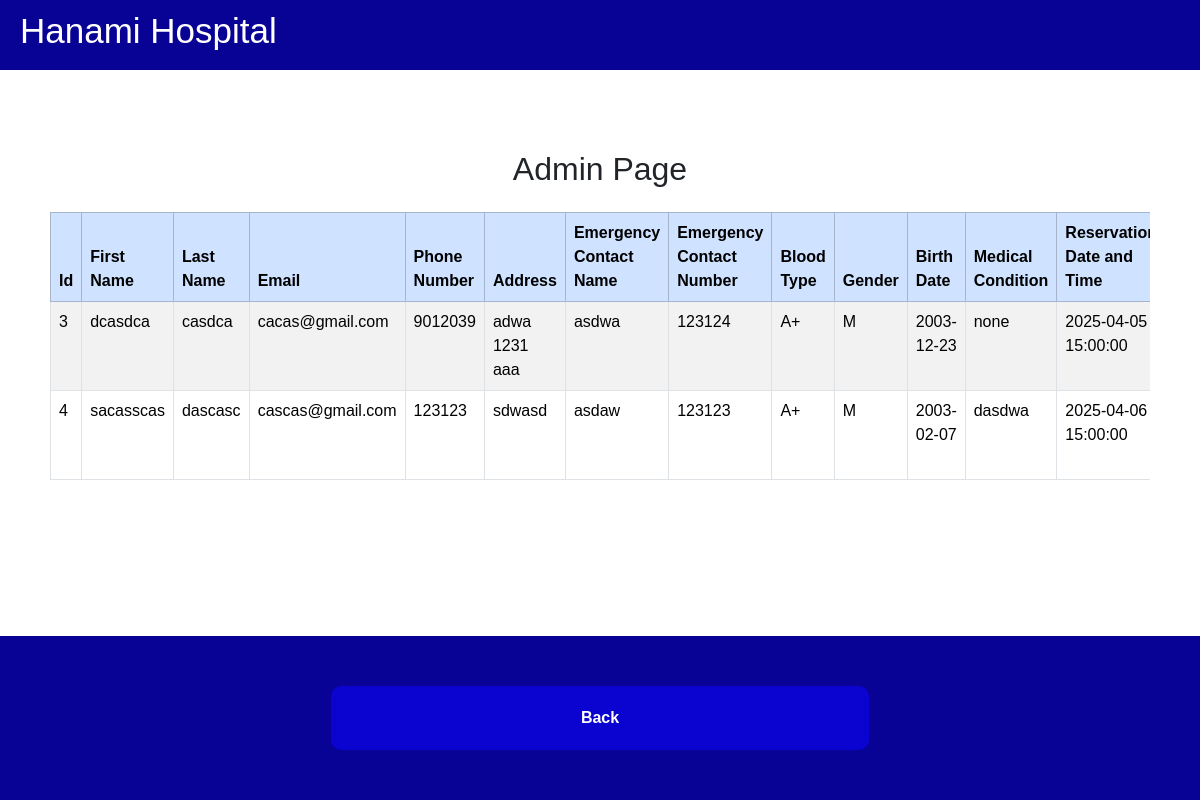
/Admin.php, run on the app's committed database.
### tables this page shows
CREATE TABLE `apt_info` (
  `id` int(11) NOT NULL,
  `Fname` varchar(50) NOT NULL,
  `Lname` varchar(50) NOT NULL,
  `Email` varchar(100) NOT NULL,
  `Contact_num` varchar(20) NOT NULL,
  `Address` text NOT NULL,
  `Emergency_fullname` varchar(100) NOT NULL,
  `Emergency_num` varchar(20) NOT NULL,
  `Btype` varchar(3) NOT NULL,
  `Gender` char(1) NOT NULL,
  `Birthdate` date NOT NULL,
  `Med_condition` varchar(100) NOT NULL,
  `Reservation` datetime NOT NULL,
  `payment_method` varchar(20) NOT NULL,
  `payment_details` text NOT NULL,
  `created_at` timestamp NOT NULL DEFAULT current_timestamp()
);

### Admin.php (the view, shortened to what this page needs)
<!DOCTYPE html>
<html lang="en">
<head>
    <link href="https://cdn.jsdelivr.net/npm/bootstrap@5.3.5/dist/css/bootstrap.min.css" rel="stylesheet">
    <link rel="stylesheet" href="./Css/Admin.css">
</head>
<body>
    <header class="header">
        <h1>Hanami Hospital</h1>
    </header>
    <div class="content">
        <h2 class="text-center mb-4">Admin Page</h2>
        <div class="table-responsive">
            <table class="table table-bordered table-striped">
                <thead class="table-primary">
                    <tr>
                        <th>Id</th>
                        <th>First Name</th>
                        <th>Last Name</th>
                        <th>Email</th>
                        <th>Phone Number</th>
                        <th>Address</th>
                        <th>Emergency Contact Name</th>
                        <th>Emergency Contact Number</th>
                        <th>Blood Type</th>
                        <th>Gender</th>
                        <th>Birth Date</th>
                        <th>Medical Condition</th>
                        <th>Reservation Date and Time</th>
                    </tr>
                </thead>
                <tbody>
                <?php
                    include 'config.php';
                    $connection = mysqli_connect($servername, $username, $password, $dbname);
                    $sql = "SELECT * FROM apt_info";
                    $result = mysqli_query($connection, $sql);
                    while ($row = mysqli_fetch_assoc($result)) {
                        echo "<tr>
                            <td>" . htmlspecialchars($row['id']) . "</td>
                            <td>" . htmlspecialchars($row['Fname']) . "</td>
                            <td>" . htmlspecialchars($row['Lname']) . "</td>
                            <td>" . htmlspecialchars($row['Email']) . "</td>
                            <td>" . htmlspecialchars($row['Contact_num']) . "</td>
                            <td>" . htmlspecialchars($row['Address']) . "</td>
                            <td>" . htmlspecialchars($row['Emergency_fullname']) . "</td>
                            <td>" . htmlspecialchars($row['Emergency_num']) . "</td>
                            <td>" . htmlspecialchars($row['Btype']) . "</td>
                            <td>" . htmlspecialchars($row['Gender']) . "</td>
                            <td>" . htmlspecialchars($row['Birthdate']) . "</td>
                            <td>" . htmlspecialchars($row['Med_condition']) . "</td>
                            <td>" . htmlspecialchars($row['Reservation']) . "</td>
                            <td>" . htmlspecialchars($row['payment_method']) . "</td>
                            <td>" . htmlspecialchars($row['payment_details']) . "</td>
                            <td>" . htmlspecialchars($row['created_at']) . "</td>
                            <td>
                                <a class='btn btn-primary btn-sm' href='update.php?id=" . $row['id'] . "'>Update</a>
                                <a class='btn btn-danger btn-sm' href='delete.php?id=" . $row['id'] . "' onclick='return confirm(\"Are you sure you want to delete this record?\");'>Delete</a>
                            </td>
                        </tr>";
                    }
                ?>
                </tbody>
            </table>
        </div>
    </div>
    <footer class="footer">
        <a href="Index.php">
            <button class="my-button">Back</button>
        </a>
    </footer>
</body>
</html>

### Css/Admin.css (style rules this page uses)
body { margin: 0; padding: 0; font-family: Arial, sans-serif; display: flex; flex-direction: column; min-height: 100vh; }
.header { background: #080394; width: 100%; position: fixed; top: 0; left: 0; right: 0; text-align: center; padding: 10px 0; display: flex; justify-content: space-between; align-items: center; z-index: 100; }
h1 { color: white; font-size: 35px; margin-left: 20px; }
.content { flex: 1; padding: 150px 20px 20px; max-width: 95%; margin: auto; }
.table-responsive { overflow-x: auto; }
.table { background-color: white; }
.footer { background: #080394; width: 100%; position: fixed; bottom: 0; left: 0; right: 0; text-align: center; padding: 50px 0; z-index: 100; }
.my-button { background-color: #0b03d0; color: white; padding: 20px 250px; border: none; border-radius: 10px; cursor: pointer; font-size: 16px; font-weight: bold; }

### data on the page
apt_info: id "3", Fname "dcasdca", Lname "casdca", Email "cacas@gmail.com", Contact_num "9012039", Address "adwa 1231 aaa", Emergency_fullname "asdwa", Emergency_num "123124", Btype "A+", Gender "M", Birthdate "2003-12-23", Med_condition "none", Reservation "2025-04-05 15:00:00"
apt_info: id "4", Fname "sacasscas", Lname "dascasc", Email "cascas@gmail.com", Contact_num "123123", Address "sdwasd", Emergency_fullname "asdaw", Emergency_num "123123", Btype "A+", Gender "M", Birthdate "2003-02-07", Med_condition "dasdwa", Reservation "2025-04-06 15:00:00"
